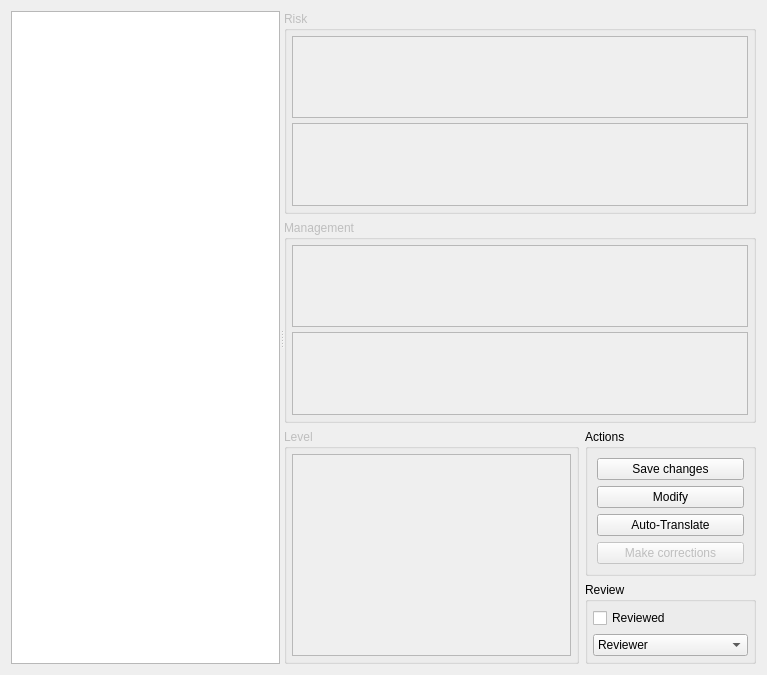
<?xml version="1.0" encoding="UTF-8"?>
<ui version="4.0">
 <class>IAMDb::InteractionDatabaseBuilder</class>
 <widget class="QWidget" name="IAMDb::InteractionDatabaseBuilder">
  <property name="geometry">
   <rect>
    <x>0</x>
    <y>0</y>
    <width>767</width>
    <height>675</height>
   </rect>
  </property>
  <property name="windowTitle">
   <string>Form</string>
  </property>
  <layout class="QGridLayout" name="gridLayout_6">
   <item row="0" column="0">
    <widget class="QSplitter" name="splitter">
     <property name="orientation">
      <enum>Qt::Horizontal</enum>
     </property>
     <widget class="QTreeView" name="treeView"/>
     <widget class="QWidget" name="layoutWidget">
      <layout class="QGridLayout" name="gridLayout_5">
       <item row="0" column="0" colspan="2">
        <widget class="QGroupBox" name="groupBox">
         <property name="enabled">
          <bool>false</bool>
         </property>
         <property name="title">
          <string>Risk</string>
         </property>
         <layout class="QGridLayout" name="gridLayout_3">
          <property name="margin">
           <number>5</number>
          </property>
          <property name="spacing">
           <number>5</number>
          </property>
          <item row="0" column="0">
           <widget class="QTextEdit" name="risk">
            <property name="sizePolicy">
             <sizepolicy hsizetype="Expanding" vsizetype="Preferred">
              <horstretch>0</horstretch>
              <verstretch>0</verstretch>
             </sizepolicy>
            </property>
           </widget>
          </item>
          <item row="1" column="0">
           <widget class="QTextEdit" name="risk_en">
            <property name="sizePolicy">
             <sizepolicy hsizetype="Expanding" vsizetype="Preferred">
              <horstretch>0</horstretch>
              <verstretch>0</verstretch>
             </sizepolicy>
            </property>
           </widget>
          </item>
         </layout>
        </widget>
       </item>
       <item row="1" column="0" colspan="2">
        <widget class="QGroupBox" name="groupBox_2">
         <property name="enabled">
          <bool>false</bool>
         </property>
         <property name="title">
          <string>Management</string>
         </property>
         <layout class="QGridLayout" name="gridLayout_2">
          <property name="margin">
           <number>5</number>
          </property>
          <property name="spacing">
           <number>5</number>
          </property>
          <item row="0" column="0">
           <widget class="QTextEdit" name="management">
            <property name="sizePolicy">
             <sizepolicy hsizetype="Expanding" vsizetype="Preferred">
              <horstretch>0</horstretch>
              <verstretch>0</verstretch>
             </sizepolicy>
            </property>
           </widget>
          </item>
          <item row="1" column="0">
           <widget class="QTextEdit" name="management_en"/>
          </item>
         </layout>
        </widget>
       </item>
       <item row="2" column="0" rowspan="2">
        <widget class="QGroupBox" name="groupBox_4">
         <property name="enabled">
          <bool>false</bool>
         </property>
         <property name="title">
          <string>Level</string>
         </property>
         <layout class="QGridLayout" name="gridLayout">
          <property name="margin">
           <number>5</number>
          </property>
          <property name="spacing">
           <number>5</number>
          </property>
          <item row="0" column="0">
           <widget class="QListWidget" name="listWidget">
            <property name="sizePolicy">
             <sizepolicy hsizetype="Expanding" vsizetype="Preferred">
              <horstretch>0</horstretch>
              <verstretch>0</verstretch>
             </sizepolicy>
            </property>
           </widget>
          </item>
         </layout>
        </widget>
       </item>
       <item row="2" column="1">
        <widget class="QGroupBox" name="groupBox_3">
         <property name="title">
          <string>Actions</string>
         </property>
         <layout class="QGridLayout" name="gridLayout_4">
          <item row="0" column="0">
           <widget class="QPushButton" name="save">
            <property name="text">
             <string>Save changes</string>
            </property>
           </widget>
          </item>
          <item row="1" column="0">
           <widget class="QPushButton" name="modify">
            <property name="text">
             <string>Modify</string>
            </property>
           </widget>
          </item>
          <item row="2" column="0">
           <widget class="QPushButton" name="translate">
            <property name="enabled">
             <bool>true</bool>
            </property>
            <property name="text">
             <string>Auto-Translate</string>
            </property>
           </widget>
          </item>
          <item row="3" column="0">
           <widget class="QPushButton" name="makeCorrections">
            <property name="enabled">
             <bool>false</bool>
            </property>
            <property name="text">
             <string>Make corrections</string>
            </property>
           </widget>
          </item>
         </layout>
        </widget>
       </item>
       <item row="3" column="1">
        <widget class="QGroupBox" name="groupReview">
         <property name="title">
          <string>Review</string>
         </property>
         <layout class="QGridLayout" name="gridLayout_7">
          <property name="margin">
           <number>5</number>
          </property>
          <property name="spacing">
           <number>5</number>
          </property>
          <item row="0" column="0">
           <widget class="QCheckBox" name="checkBox">
            <property name="minimumSize">
             <size>
              <width>0</width>
              <height>22</height>
             </size>
            </property>
            <property name="text">
             <string>Reviewed</string>
            </property>
           </widget>
          </item>
          <item row="1" column="0">
           <widget class="QComboBox" name="comboBox">
            <property name="minimumSize">
             <size>
              <width>0</width>
              <height>22</height>
             </size>
            </property>
            <property name="currentIndex">
             <number>0</number>
            </property>
            <item>
             <property name="text">
              <string>Reviewer</string>
             </property>
            </item>
            <item>
             <property name="text">
              <string>Eric Maeker, MD (FR)</string>
             </property>
            </item>
            <item>
             <property name="text">
              <string>Jim Busser, MD (CA)</string>
             </property>
            </item>
            <item>
             <property name="text">
              <string>Graham Chui, MD (NZ)</string>
             </property>
            </item>
           </widget>
          </item>
         </layout>
        </widget>
       </item>
      </layout>
     </widget>
    </widget>
   </item>
  </layout>
 </widget>
 <resources/>
 <connections/>
</ui>
